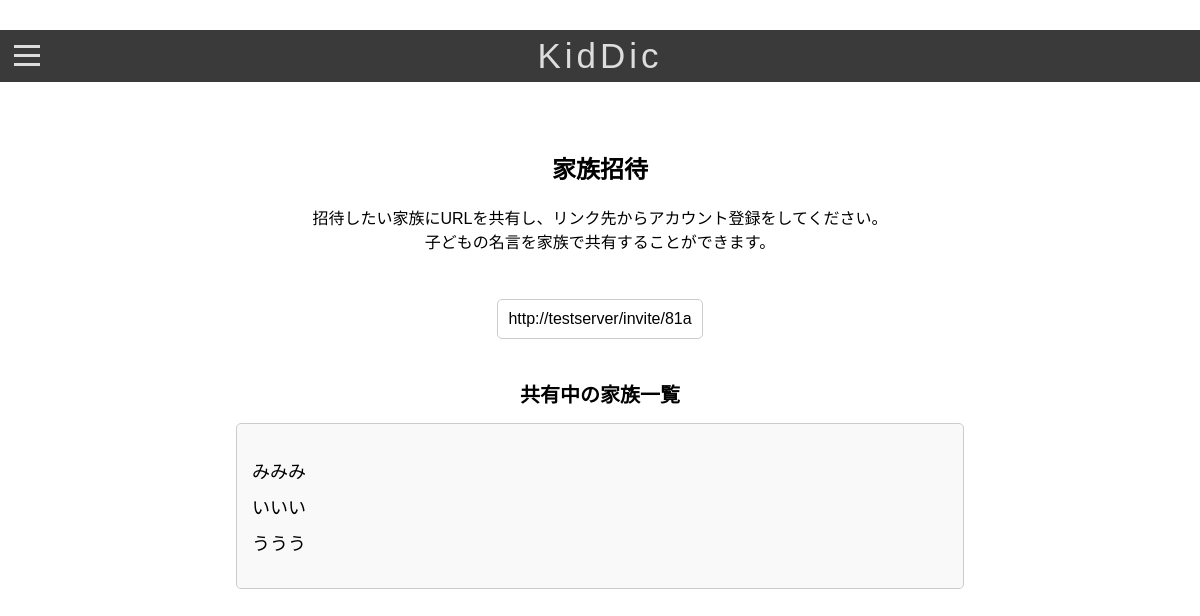
Before: /invite/ (signed in) with the older database file.
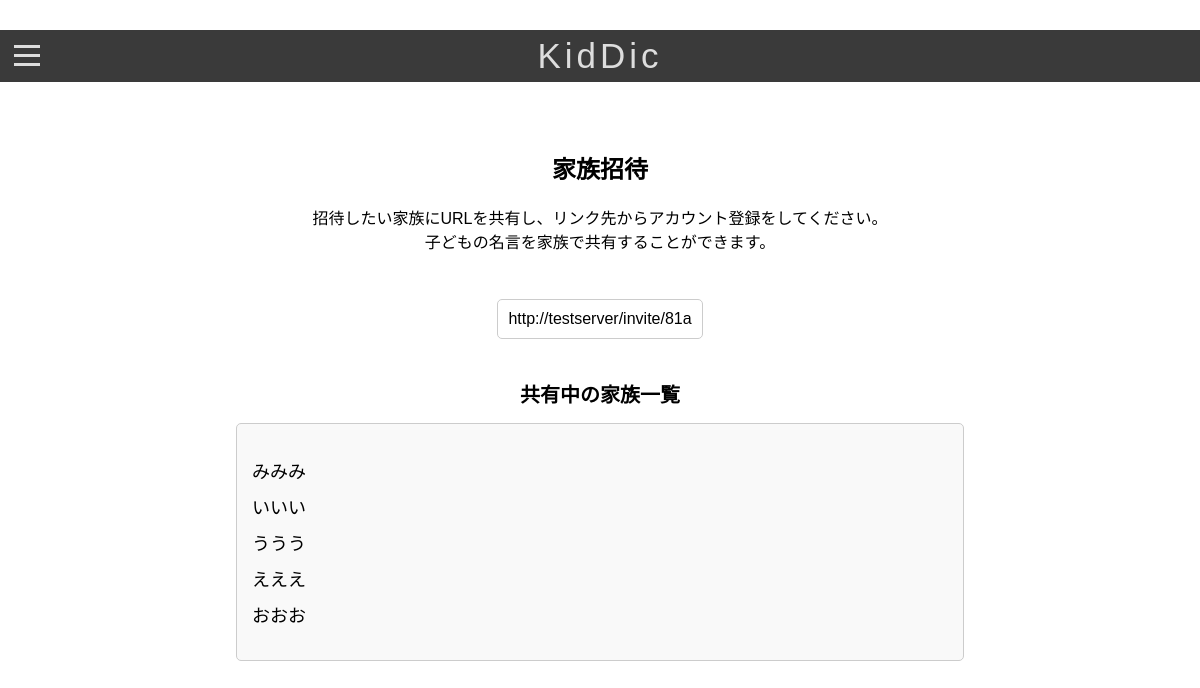
After: the same page with the newer database file.
### app/models.py (models this page shows)
class User(AbstractUser):
    first_name = None
    last_name = None
    date_joined = None
    groups = None
    user_permissions = None
    username = models.CharField(max_length=255, unique=True)
    email = models.EmailField(max_length=255, unique=True)
    created_at = models.DateTimeField(auto_now_add=True)
    updated_at = models.DateTimeField(auto_now=True)
    family = models.ForeignKey('Family', on_delete=models.SET_NULL, null=True, blank=True, related_name="members")  # 家族との関連付け
    is_first_login = models.BooleanField(default=True)
    USERNAME_FIELD = "username"
    EMAIL_FIELD = "email"
    REQUIRED_FIELDS = ["email"]
    class Meta:
        db_table = "users"

### app/views.py (the view)
# urls.py: path('invite/', FamilyInviteView.as_view(), name='family_invite'),
class FamilyInviteView(View):
    def get(self, request):
        family = request.user.family
        if family is None:
            family = Family.objects.create()
            request.user.family = family
            request.user.save()
        invite_url = request.build_absolute_uri(f"/invite/{family.invite_url}")
        members = family.members.all()  # 関連するユーザー（家族のメンバー）を取得
        return render(request, 'family_invite.html', {
            'members': members,
            'invite_url': invite_url
        })

### app/templates/family_invite.html (shortened to what this page needs)
<!DOCTYPE html>
<html lang="ja">
<head>
    {% load static %}
    <link rel="stylesheet" href="{% static 'css/styles.css' %}">
    <link rel="stylesheet" href="{% static 'css/form_styles.css' %}">
</head>
<body>
    <header class="header">
        <div class="navtext-container">
            <a href="{% url 'home' %}" class="navtext">KidDic</a>
        </div>
        <label for="menu-btn" class="menu-icon"><span class="navicon"></span></label>
    </header>
    <section class="content-section">
        <main>
            <h2>家族招待</h2>
            <p>招待したい家族にURLを共有し、リンク先からアカウント登録をしてください。<br>子どもの名言を家族で共有することができます。</p>
            <div class="invite-url-container">
                <input type="text" readonly value="{{ invite_url }}">
            </div>
            <h3>共有中の家族一覧</h3>
            <div class="shared-family-container">
                <ul>
                    {% for member in members %}
                        <li>{{ member.username }}</li>
                    {% endfor %}
                </ul>
            </div>
        </main>
    </section>
</body>
</html>

### app/static/css/styles.css (style rules this page uses)
body { margin: 0; font-family: Arial, sans-serif; padding-top: 30px; }
:root { --background-navbar: rgba(55, 55, 55, 0.98); }
.header { background: var(--background-navbar); position: fixed; width: 100%; height: 52px; }
.menu-icon { display: inline-block; position: relative; cursor: pointer; padding: 24px 14px; -webkit-tap-highlight-color: rgba(0, 0, 0, 0); }
.navicon { background: #ddd; display: block; height: 3px; width: 26px; position: relative; transition: 0.3192s cubic-bezier(0.04, 0.04, 0.12, 0.96) 0.1008s; }
.navicon:before, .navicon:after { content: ""; display: block; height: 100%; width: 100%; position: absolute; background: #ddd; transition: 0.3192s cubic-bezier(0.04, 0.04, 0.12, 0.96) 0.1008s; }
.navicon:before { top: 9px; }
.navicon:after { bottom: 9px; }
.navtext-container { width: 100%; height: 52px; position: absolute; box-sizing: border-box; display: flex; justify-content: center; align-items: center; }
.navtext { position: absolute; text-transform: none; color: #ddd; letter-spacing: 4px; font-size: 35px; text-decoration: none; }

### app/static/css/form_styles.css (style rules this page uses)
.content-section { margin-top: 80px; padding: 20px; text-align: center; font-family: Arial, sans-serif; }
input[type="text"] { width: 80%; padding: 10px; font-size: 16px; border: 1px solid #ccc; border-radius: 5px; margin-top: 10px; }
h3 { font-size: 20px; margin-top: 30px; margin-bottom: 15px; }
ul { list-style-type: none; padding-left: 0; font-size: 18px; }
ul li { margin-bottom: 10px; }
.invite-url-container { margin-top: 10px; padding: 10px; display: inline-block; border-radius: 5px; }
.shared-family-container { border: 1px solid #ccc; padding: 15px; border-radius: 5px; width: 60%; margin: 0 auto; background-color: #f9f9f9; }
.shared-family-container ul { text-align: left; list-style-position: inside; }

Changed rows visible on the page:
added User: username "えええ"
added User: username "おおお"
